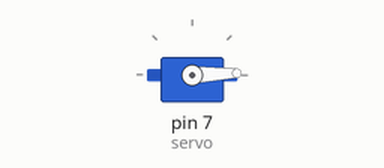
Bench run of a sketch on a simulated Arduino Uno, built with avr-gcc and run on an emulated ATmega328P. Parts: servo.

Above: at 0.05 s.
At 1.75 s:
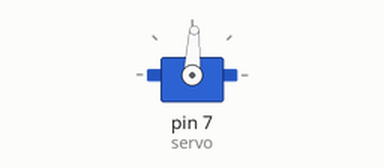
At 3.45 s:
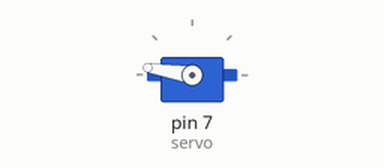
At 6.9 s:
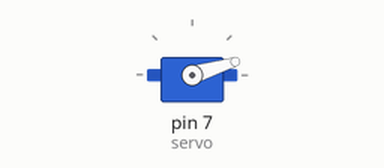
Timing chart, 0 to 9.4 s (numbered marks = the images above):
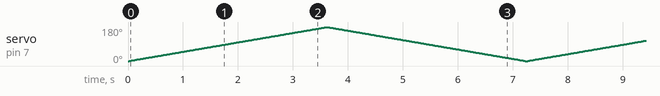

The sketch:

servo.ino
```cpp
#include <Servo.h>

Servo servo;

void setup() {

  servo.attach(7);
}

void loop() {
  for (int i = 0; i < 180; i++) {
    servo.write(i);
    delay(20);
  }
  for (int i = 180; i >= 0; i -= 1) {
    servo.write(i);
    delay(20);
  }
}
```
